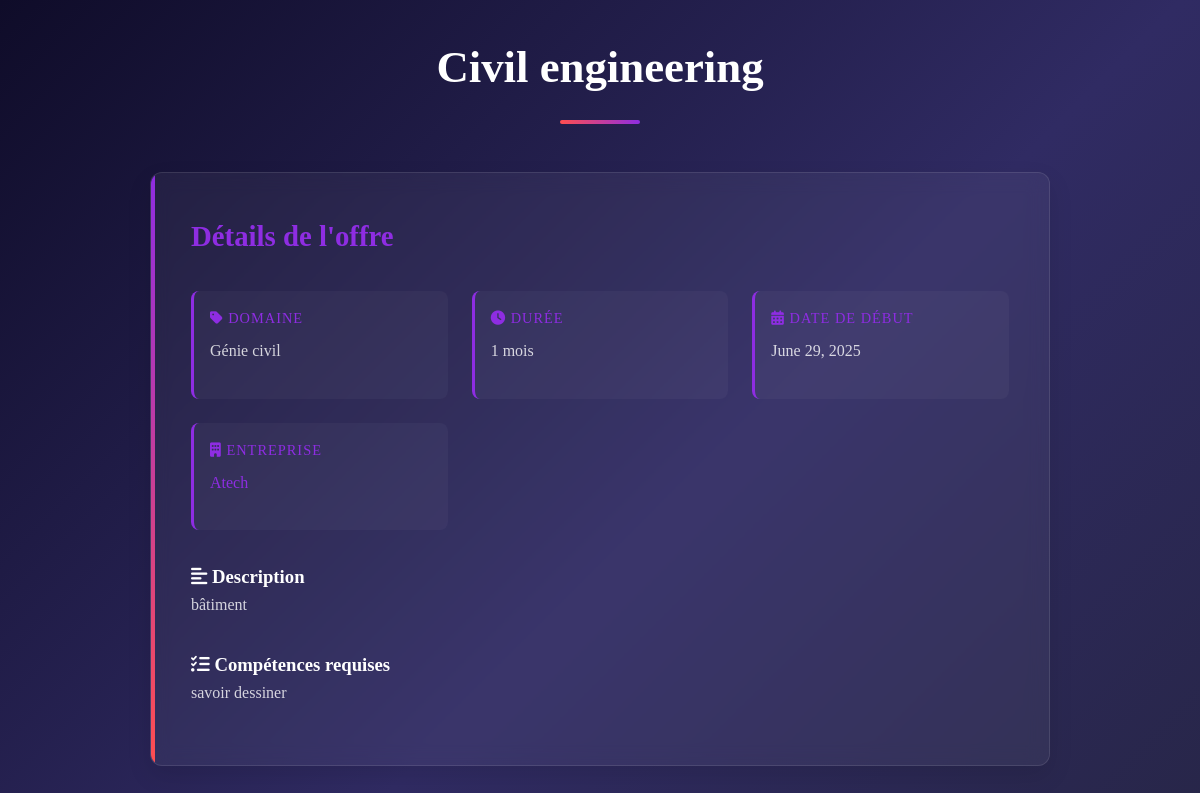
Screenshot of /offre/22/ (signed in) with the database file from the repository.
### stages/models.py (models this page shows, shortened)
class OffreDeStage(models.Model):
    TYPE_STAGE_CHOICES = [
        ('obligatoire', 'Stage obligatoire'),
        ('facultatif', 'Stage facultatif'),
        ('alternance', 'Contrat d\'alternance'),
    ]
    titre = models.CharField(max_length=100)
    description = models.TextField()
    domaine = models.CharField(max_length=100)
    competences_requises = models.TextField(blank=True)
    entreprise = models.ForeignKey(Entreprise, on_delete=models.CASCADE)
    date_publication = models.DateTimeField(auto_now_add=True)
    duree = models.PositiveIntegerField(help_text="Durée en mois", null=True, blank=True)
    date_debut = models.DateField(help_text="Date prévue de début", null=True, blank=True)
    type_stage = models.CharField(max_length=20, choices=TYPE_STAGE_CHOICES, default='obligatoire')
    gratification = models.DecimalField(max_digits=10, decimal_places=2, null=True, blank=True)
    nombre_places = models.PositiveIntegerField(default=1)
    est_valide = models.BooleanField(default=False)

class Entreprise(models.Model):
    user = models.OneToOneField(User, on_delete=models.CASCADE)
    nom_entreprise = models.CharField(max_length=100)
    description = models.TextField(blank=True)
    secteur = models.CharField(max_length=255, blank=True)
    adresse = models.CharField(max_length=255, blank=True)
    logo_url = models.URLField(blank=True)
    site_web = models.URLField(blank=True)
    telephone = models.CharField(max_length=20, blank=True)
    email_contact = models.EmailField(blank=True)
    reseaux_sociaux = models.TextField(blank=True, help_text="Liens vers LinkedIn, Facebook, etc.")
    taille = models.CharField(max_length=100, blank=True, help_text="Ex: PME, grande entreprise, startup")
    nombre_employes = models.PositiveIntegerField(blank=True, null=True)
    ville = models.CharField(max_length=100, blank=True)
    pays = models.CharField(max_length=100, blank=True)
    date_creation = models.DateField(blank=True, null=True)
    statut_juridique = models.CharField(max_length=100, blank=True, help_text="Ex: SARL, SAS, SA, etc.")
    est_valide = models.BooleanField(default=False)
    realisations = models.TextField(blank=True)

### stages/views.py (the view)
# urls.py: path('offre/<int:offre_id>/', detail_offre, name='detail_offre'),
@login_required
def detail_offre(request, offre_id):
    offre = get_object_or_404(OffreDeStage, id=offre_id)
    etudiant = getattr(request.user, 'etudiant', None)
    candidature_existante = None
    if etudiant:
        candidature_existante = Candidature.objects.filter(offre=offre, etudiant=etudiant).first()
    if request.method == 'POST' and etudiant and not candidature_existante:
        form = CandidatureForm(request.POST, request.FILES)
        if form.is_valid():
            candidature = form.save(commit=False)
            candidature.offre = offre
            candidature.etudiant = etudiant
            candidature.statut = 'en_attente'  # ou autre statut par défaut
            candidature.save()
            return redirect('offre_detail', pk=offre_id)
    else:
        form = CandidatureForm()
    return render(request, 'stages/detail_offre.html', {
        'offre': offre,
        'etudiant': etudiant,
        'candidature_existante': candidature_existante,
        'form': form,
    })

### stages/templates/stages/detail_offre.html (shortened to what this page needs)
{% load static %}
<!DOCTYPE html>
<html lang="fr">
<head>
    <link rel="stylesheet" href="https://cdnjs.cloudflare.com/ajax/libs/font-awesome/6.4.0/css/all.min.css">
</head>
<body>
    <div class="container">
        <h1 data-scroll>{{ offre.titre }}</h1>
        <section class="offer-detail" data-scroll aria-labelledby="offer-details-title">
            <h2 id="offer-details-title" class="visually-hidden">Détails de l'offre</h2>
            <div class="meta-grid">
                <div class="meta-item">
                    <strong><i class="fas fa-tag"></i> Domaine</strong>
                    <p>{{ offre.domaine }}</p>
                </div>
                <div class="meta-item">
                    <strong><i class="fas fa-clock"></i> Durée</strong>
                    <p>{{ offre.duree }} mois</p>
                </div>
                <div class="meta-item">
                    <strong><i class="fas fa-calendar-alt"></i> Date de début</strong>
                    <p>{{ offre.date_debut }}</p>
                </div>
                <div class="meta-item">
                    <strong><i class="fas fa-building"></i> Entreprise</strong>
                    <p>
                        <a href="{% url 'profil_entreprise' offre.entreprise.id %}" class="entreprise-link">
                            {{ offre.entreprise.nom_entreprise }}
                        </a>
                    </p>
                </div>
            </div>
            <div class="info-section">
                <h3><i class="fas fa-align-left"></i> Description</h3>
                <p>{{ offre.description|linebreaksbr }}</p>
            </div>
            <div class="info-section" style="margin-top: 2rem;">
                <h3><i class="fas fa-tasks"></i> Compétences requises</h3>
                <p>{{ offre.competences_requises|linebreaksbr }}</p>
            </div>
        </section>
    </div>
</body>
</html>

### stages/templates/stages/detail_offre.html (style rules this page uses)
:root { --primary: #2e1168; --primary-light: #4a1da8; --secondary: #8e2de2; --accent: #ff4e50; --light: #f8f9fa; --dark: #212529; --gray: #6c757d; --transition: all 0.4s cubic-bezier(0.175, 0.885, 0.32, 1.1); --shadow-sm: 0 1px 3px rgba(0,0,0,0.12); --shadow-md: 0 4px 6px rgba(0,0,0,0.1); --shadow-lg: 0 10px 25px rgba(0,0,0,0.1); --shadow-xl: 0 20px 40px rgba(0,0,0,0.15); --border-radius: 12px; }
* { margin: 0; padding: 0; box-sizing: border-box; scroll-behavior: smooth; }
body { font-family: 'Times New Roman', sans-serif; background: linear-gradient(135deg, #0f0c29, #302b63, #24243e); color: #e0e0e0; min-height: 100vh; padding: 2rem 1rem; line-height: 1.6; }
.container { max-width: 900px; margin: 0 auto; }
h1, h2, h3 { font-family: 'Times New Roman', serif; color: white; }
h1 { font-size: clamp(2rem, 5vw, 2.8rem); margin-bottom: 2rem; text-align: center; position: relative; padding-bottom: 1rem; }
h1::after { content: ''; display: block; width: 80px; height: 4px; background: linear-gradient(to right, var(--accent), var(--secondary)); margin: 1rem auto 0; border-radius: 2px; }
h2 { font-size: 1.8rem; margin-bottom: 1.5rem; color: var(--secondary); }
.offer-detail { background: rgba(255,255,255,0.05); backdrop-filter: blur(10px); border-radius: var(--border-radius); padding: 2.5rem; margin-bottom: 2rem; border: 1px solid rgba(255,255,255,0.1); box-shadow: var(--shadow-lg); position: relative; overflow: hidden; }
.offer-detail::before { content: ''; position: absolute; top: 0; left: 0; width: 4px; height: 100%; background: linear-gradient(to bottom, var(--secondary), var(--accent)); transition: var(--transition); }
.offer-detail p { margin-bottom: 1.2rem; color: rgba(255,255,255,0.8); }
.offer-detail strong { color: white; font-weight: 500; }
.meta-grid { display: grid; grid-template-columns: repeat(auto-fill, minmax(200px, 1fr)); gap: 1.5rem; margin: 2rem 0; }
.meta-item { background: rgba(255,255,255,0.03); padding: 1rem; border-radius: 8px; border-left: 3px solid var(--secondary); }
.meta-item strong { display: block; margin-bottom: 0.5rem; color: var(--secondary); font-size: 0.9rem; text-transform: uppercase; letter-spacing: 1px; }
.entreprise-link { color: var(--secondary); text-decoration: none; font-weight: 500; transition: var(--transition); display: inline-flex; align-items: center; gap: 0.3rem; }
[data-scroll] { opacity: 0; transform: translateY(20px); transition: all 0.8s ease; }
[data-scroll].visible { opacity: 1; transform: translateY(0); }

### rows the page displays
OffreDeStage: titre "Civil engineering", domaine "Génie civil", duree "1", date_debut "June 29, 2025", entreprise.nom_entreprise "Atech", description "bâtiment", competences_requises "savoir dessiner"
